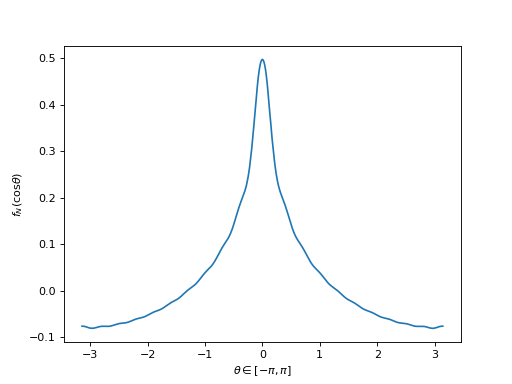

Reproduce this figure in Python.
import numpy as np
from pycsphere.green import TruncatedFourierLegendreSeries

n_max=20
n=np.arange(0, n_max + 1).astype(np.float)
fn=0*n; fn[n>0]=(n[n>0]*(n[n>0]+1))**(-1)
fN=TruncatedFourierLegendreSeries(fn)
theta=np.linspace(-np.pi, np.pi, 1024)
plt.plot(theta, fN(np.cos(theta)))
plt.ylabel('$f_N(\\cos\\theta)$')
plt.xlabel('$\\theta\\in[-\\pi,\\pi]$')
